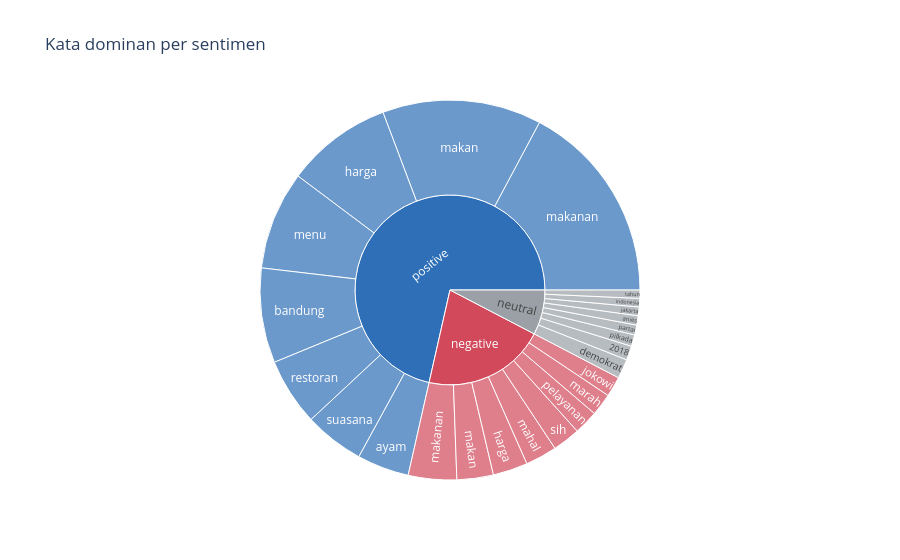

Source (notebook cell):
### Markdown cell above
## 8. Sunburst interaktif: kelas lalu kata (plotly)
**Kapan dipakai:** menelusuri kata dominan tiap kelas di laporan interaktif.
**Cara baca:** lingkaran dalam = kelas, luar = kata. Klik sebuah kelas untuk memperbesar.

### Code cell
rows = []
for name in CLASSES:
    in_class = (table[LABEL_COL] == name).to_numpy()
    class_totals = np.asarray(word_matrix[in_class].sum(axis=0)).ravel()
    for index in class_totals.argsort()[-8:]:
        rows.append([name, word_names[index], class_totals[index]])
sunburst_table = pd.DataFrame(rows, columns=["kelas", "kata", "jumlah"])
fig = px.sunburst(sunburst_table, path=["kelas", "kata"], values="jumlah", color="kelas",
                  color_discrete_map=class_colors, title="Kata dominan per sentimen")
fig.write_html("teks_sunburst.html", include_plotlyjs=True)
fig.show()

### Figure 1 — Plotly figure (JSON) as saved in the notebook; plotly's stock layout.template omitted (floating-point values rounded to 4 significant figures)
{"data": [{"branchvalues": "total", "customdata": [["negative"], ["negative"], ["negative"], ["negative"], ["negative"], ["negative"], ["negative"], ["negative"], ["negative"], ["neutral"], ["neutral"], ["neutral"], ["neutral"], ["neutral"], ["neutral"], ["neutral"], ["neutral"], ["neutral"], ["positive"], ["positive"], ["positive"], ["positive"], ["positive"], ["positive"], ["positive"], ["positive"], ["positive"]], "domain": {"x": [0.0, 1.0], "y": [0.0, 1.0]}, "hovertemplate": "labels=%{label}<br>jumlah=%{value}<br>parent=%{parent}<br>id=%{id}<br>kelas=%{customdata[0]}<extra></extra>", "ids": ["negative/jokowi", "negative/marah", "negative/pelayanan", "negative/sih", "negative/mahal", "negative/harga", "negative/makan", "negative/makanan", "negative", "neutral/demokrat", "neutral/2018", "neutral", "neutral/pilkada", "neutral/anies", "neutral/jakarta", "neutral/indonesia", "neutral/tahun", "neutral/partai", "positive/ayam", "positive/suasana", "positive/restoran", "positive/bandung", "positive/menu", "positive/harga", "positive/makan", "positive/makanan", "positive"], "labels": ["jokowi", "marah", "pelayanan", "sih", "mahal", "harga", "makan", "makanan", "negative", "demokrat", "2018", "neutral", "pilkada", "anies", "jakarta", "indonesia", "tahun", "partai", "ayam", "suasana", "restoran", "bandung", "menu", "harga", "makan", "makanan", "positive"], "marker": {"colors": ["#D1495B", "#D1495B", "#D1495B", "#D1495B", "#D1495B", "#D1495B", "#D1495B", "#D1495B", "#D1495B", "#9AA0A6", "#9AA0A6", "#9AA0A6", "#9AA0A6", "#9AA0A6", "#9AA0A6", "#9AA0A6", "#9AA0A6", "#9AA0A6", "#2E6FB7", "#2E6FB7", "#2E6FB7", "#2E6FB7", "#2E6FB7", "#2E6FB7", "#2E6FB7", "#2E6FB7", "#2E6FB7"]}, "name": "", "parents": ["negative", "negative", "negative", "negative", "negative", "negative", "negative", "negative", "", "neutral", "neutral", "", "neutral", "neutral", "neutral", "neutral", "neutral", "neutral", "positive", "positive", "positive", "positive", "positive", "positive", "positive", "positive", ""], "type": "sunburst", "values": [100.0, 110.0, 120.0, 137.0, 156.0, 172.0, 180.0, 239.0, 1214.0, 96.0, 70.0, 444.0, 57.0, 46.0, 43.0, 42.0, 41.0, 49.0, 257.0, 296.0, 333.0, 469.0, 487.0, 524.0, 787.0, 999.0, 4152.0]}], "layout": {"legend": {"tracegroupgap": 0}, "title": {"text": "Kata dominan per sentimen"}}}
